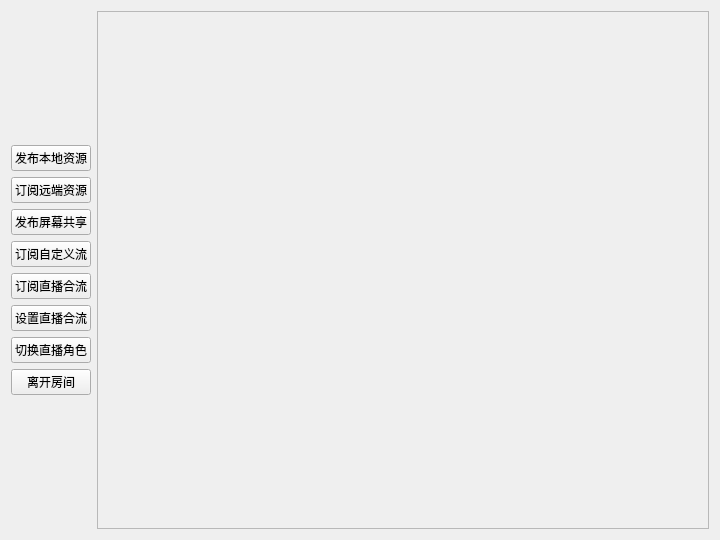
<?xml version="1.0" encoding="UTF-8"?>
<ui version="4.0">
 <class>RtcRoomDialog</class>
 <widget class="QWidget" name="RtcRoomDialog">
  <property name="geometry">
   <rect>
    <x>0</x>
    <y>0</y>
    <width>720</width>
    <height>540</height>
   </rect>
  </property>
  <property name="windowTitle">
   <string>Form</string>
  </property>
  <layout class="QHBoxLayout" name="horizontalLayout">
   <item>
    <layout class="QVBoxLayout" name="verticalLayout_3">
     <item>
      <spacer name="verticalSpacer_2">
       <property name="orientation">
        <enum>Qt::Vertical</enum>
       </property>
       <property name="sizeHint" stdset="0">
        <size>
         <width>20</width>
         <height>40</height>
        </size>
       </property>
      </spacer>
     </item>
     <item>
      <widget class="QPushButton" name="pushButton_PubStream">
       <property name="text">
        <string>发布本地资源</string>
       </property>
      </widget>
     </item>
     <item>
      <widget class="QPushButton" name="pushButton_SubRemote">
       <property name="text">
        <string>订阅远端资源</string>
       </property>
      </widget>
     </item>
     <item>
      <widget class="QPushButton" name="pushButton_PubDesktop">
       <property name="text">
        <string>发布屏幕共享</string>
       </property>
      </widget>
     </item>
     <item>
      <widget class="QPushButton" name="pushButton_SubCustomStream">
       <property name="text">
        <string>订阅自定义流</string>
       </property>
      </widget>
     </item>
     <item>
      <widget class="QPushButton" name="pushButton_SubLiveMix">
       <property name="text">
        <string>订阅直播合流</string>
       </property>
      </widget>
     </item>
     <item>
      <widget class="QPushButton" name="pushButton_SetLiveMix">
       <property name="text">
        <string>设置直播合流</string>
       </property>
      </widget>
     </item>
     <item>
      <widget class="QPushButton" name="pushButton_SwitchRole">
       <property name="text">
        <string>切换直播角色</string>
       </property>
      </widget>
     </item>
     <item>
      <widget class="QPushButton" name="pushButton_Quit">
       <property name="text">
        <string>离开房间</string>
       </property>
      </widget>
     </item>
     <item>
      <spacer name="verticalSpacer_3">
       <property name="orientation">
        <enum>Qt::Vertical</enum>
       </property>
       <property name="sizeHint" stdset="0">
        <size>
         <width>20</width>
         <height>40</height>
        </size>
       </property>
      </spacer>
     </item>
    </layout>
   </item>
   <item>
    <widget class="QScrollArea" name="scrollArea">
     <property name="widgetResizable">
      <bool>true</bool>
     </property>
     <widget class="QWidget" name="scrollAreaWidgetContents">
      <property name="geometry">
       <rect>
        <x>0</x>
        <y>0</y>
        <width>617</width>
        <height>524</height>
       </rect>
      </property>
      <layout class="QVBoxLayout" name="verticalLayout_2">
       <item>
        <layout class="QVBoxLayout" name="verticalLayout"/>
       </item>
       <item>
        <spacer name="verticalSpacer">
         <property name="orientation">
          <enum>Qt::Vertical</enum>
         </property>
         <property name="sizeHint" stdset="0">
          <size>
           <width>20</width>
           <height>459</height>
          </size>
         </property>
        </spacer>
       </item>
      </layout>
     </widget>
    </widget>
   </item>
  </layout>
 </widget>
 <resources/>
 <connections/>
</ui>
